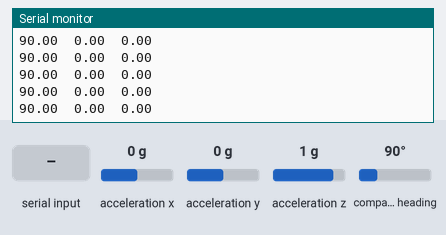
Recording of a sketch running on a simulated ESP32. Shown: the last lines printed to the serial monitor. Inputs (shaded band) come from the test bench; at power-on: acceleration x 0 g, acceleration y 0 g, acceleration z 1 g, compass heading 90°. Nothing arrives over Bluetooth unless stated.

Above: at 2.7 s.
2.8 s: acceleration x set to -1.4 g
At 2.84 s:
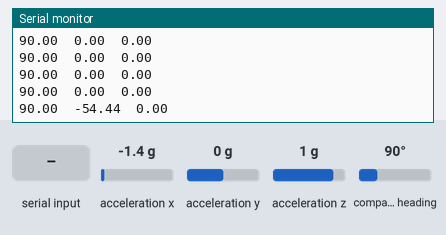
4.3 s: "1\n" received over the second serial link
At 4.52 s:
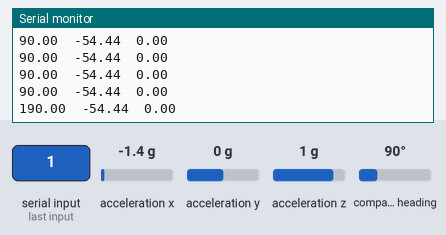
5.8 s: acceleration y set to -1.4 g
At 5.8 s:
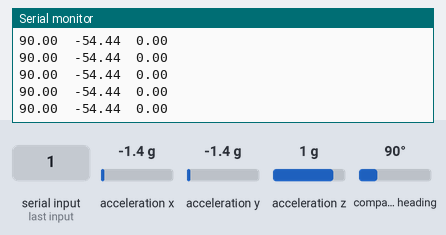
7.3 s: acceleration z set to -1.4 g
At 7.32 s:
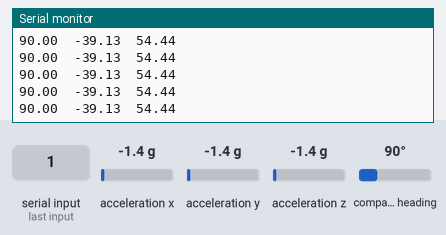
8.8 s: "0\n" received over the second serial link
At 9.01 s:
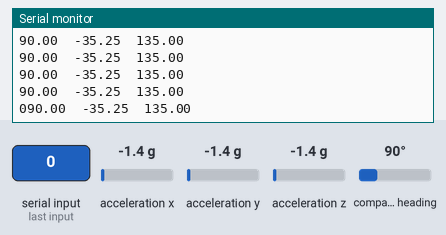
10.3 s: compass heading set to 7°
At 10.38 s:
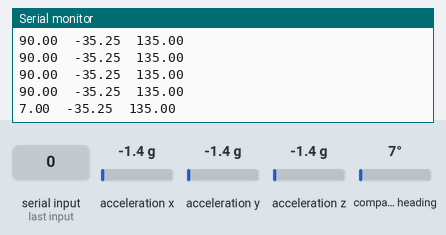
Timing chart, 0 to 12.8 s (numbered marks = the images above; inputs shaded):
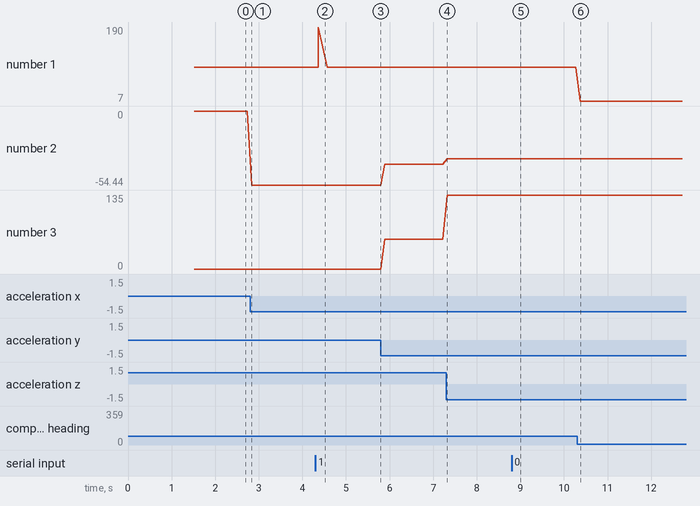

The sketch:

Bluetooth_Position.ino
```cpp
#include "BluetoothSerial.h"
#include <Wire.h>
#include <Adafruit_Sensor.h>
#include <Adafruit_BNO055.h>
#include <utility/imumaths.h>

/* Set the delay between fresh samples */
#define BNO055_SAMPLERATE_DELAY_MS (100)
#define USE_PIN // Uncomment this to use PIN during pairing. The pin is specified on the line below
const char *pin = "1234"; // Change this to more secure PIN.

String device_name = "ESP32-BT-Sensor";

BluetoothSerial SerialBT;
Adafruit_BNO055 bno = Adafruit_BNO055(55, 0x28);

#if !defined(CONFIG_BT_ENABLED) || !defined(CONFIG_BLUEDROID_ENABLED)
#error Bluetooth is not enabled! Please run `make menuconfig` and enable it
#endif

#if !defined(CONFIG_BT_SPP_ENABLED)
#error Serial Bluetooth not available or not enabled. It is only available for the ESP32 chip.
#endif

void displaySensorDetails(void) {
  sensor_t sensor;
  bno.getSensor(&sensor);
  Serial.println("------------------------------------");
  Serial.print("Sensor:       "); Serial.println(sensor.name);
  Serial.print("Driver Ver:   "); Serial.println(sensor.version);
  Serial.print("Unique ID:    "); Serial.println(sensor.sensor_id);
  Serial.print("Max Value:    "); Serial.print(sensor.max_value); Serial.println(" xxx");
  Serial.print("Min Value:    "); Serial.print(" "); Serial.print(sensor.min_value); Serial.println(" xxx");
  Serial.print("Resolution:   "); Serial.print(sensor.resolution); Serial.println(" xxx");
  Serial.println("------------------------------------");
  Serial.println("");
  delay(500);
}

void setup() {
  Serial.begin(115200);
  SerialBT.begin(device_name); // Start Bluetooth device
  Serial.printf("The device with name \"%s\" is started.\nNow you can pair it with Bluetooth!\n", device_name.c_str());

  #ifdef USE_PIN
    SerialBT.setPin(pin);
    Serial.println("Using PIN");
  #endif

  // Initialize the BNO055 sensor
  if (!bno.begin()) {
    Serial.println("Ooops, no BNO055 detected ... Check your wiring or I2C ADDR!");
    while (1);
  }

  delay(1000);

  // Use external crystal for better accuracy
  bno.setExtCrystalUse(true);
  displaySensorDetails();
}

void loop() {
  sensors_event_t event;
  bno.getEvent(&event);

  // Print sensor data over Serial and Bluetooth
  String sensorData = "";
  sensorData += String((float)event.orientation.x) + "\t";
  sensorData += String((float)event.orientation.y) + "\t";
  sensorData += String((float)event.orientation.z) + "\n";

  Serial.print(sensorData);      // Print sensor data to Serial Monitor
  SerialBT.print(sensorData);    // Send sensor data over Bluetooth

  // Bluetooth communication from Serial Monitor
  if (Serial.available()) {
    SerialBT.write(Serial.read());
  }
  if (SerialBT.available()) {
    Serial.write(SerialBT.read());
  }

  delay(BNO055_SAMPLERATE_DELAY_MS);
}
```

Measured:
- after the input at 2.8 s, the serial monitor: prints a new line at once (image 1)
- after the input at 4.3 s, the serial monitor: prints a new line after 0.07 s (image 2)
- after the input at 8.8 s, the serial monitor: prints a new line after 0.05 s (image 5)
- after the input at 10.3 s, the serial monitor: prints a new line after 0.08 s (image 6)
- plotted number 1: 90 → 7 after the input at 10.3 s
- plotted number 2: 0 → -54.44 after the input at 2.8 s, -54.44 → -39.13 after the input at 5.8 s, -39.13 → -35.25 after the input at 7.3 s
- plotted number 3: 0 → 54.44 after the input at 5.8 s, 54.44 → 135 after the input at 7.3 s
